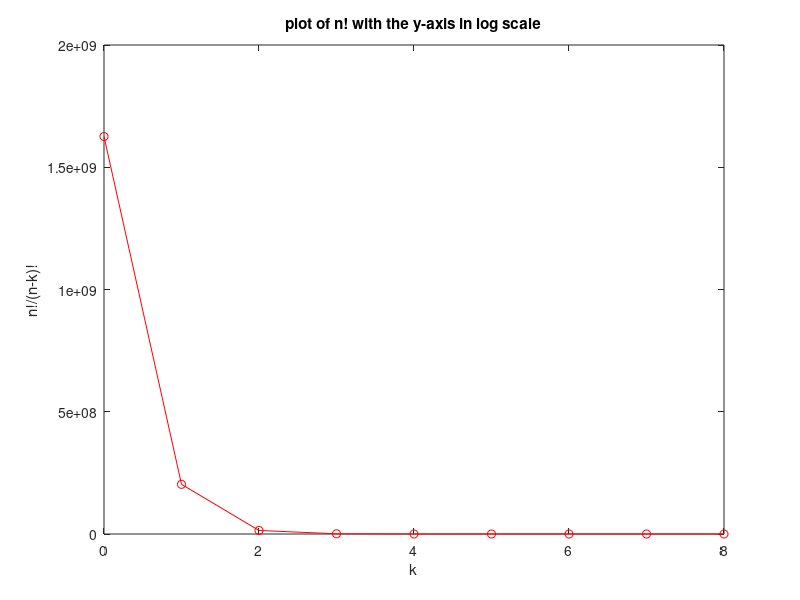

Source code (MATLAB):
format compact
n=8;
K=[0:8];
f=zeros(size(K));
for k=K
    f(k+1)=factorial(n)/(factorial(k))*factorial(n-k);
    k
    disp(f(k+1));
end
figure;
plot(K,f,'r-o');

xlabel('k');
ylabel('n!/(n-k)!');
title('plot of n! with the y-axis in log scale')